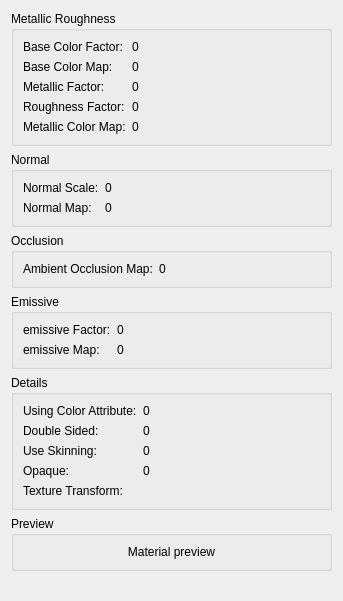
<?xml version="1.0" encoding="UTF-8"?>
<ui version="4.0">
 <class>MaterialWidget</class>
 <widget class="QWidget" name="MaterialWidget">
  <property name="geometry">
   <rect>
    <x>0</x>
    <y>0</y>
    <width>343</width>
    <height>601</height>
   </rect>
  </property>
  <property name="windowTitle">
   <string>Form</string>
  </property>
  <layout class="QVBoxLayout" name="verticalLayout" stretch="0,0,0,0,0,0,0">
   <item>
    <widget class="QGroupBox" name="metallicRoughnessGroupBox">
     <property name="title">
      <string>Metallic Roughness</string>
     </property>
     <layout class="QFormLayout" name="formLayout">
      <item row="0" column="0">
       <widget class="QLabel" name="Value">
        <property name="text">
         <string>Base Color Factor:</string>
        </property>
       </widget>
      </item>
      <item row="0" column="1">
       <widget class="QLabel" name="baseColorFactorValue">
        <property name="text">
         <string>0</string>
        </property>
       </widget>
      </item>
      <item row="1" column="0">
       <widget class="QLabel" name="baseColorMapLabel">
        <property name="text">
         <string>Base Color Map:</string>
        </property>
       </widget>
      </item>
      <item row="1" column="1">
       <widget class="QLabel" name="baseColorMapValue">
        <property name="text">
         <string>0</string>
        </property>
       </widget>
      </item>
      <item row="2" column="0">
       <widget class="QLabel" name="label_3">
        <property name="text">
         <string>Metallic Factor:</string>
        </property>
       </widget>
      </item>
      <item row="2" column="1">
       <widget class="QLabel" name="metallicFactorValue">
        <property name="text">
         <string>0</string>
        </property>
       </widget>
      </item>
      <item row="3" column="0">
       <widget class="QLabel" name="label_4">
        <property name="text">
         <string>Roughness Factor:</string>
        </property>
       </widget>
      </item>
      <item row="3" column="1">
       <widget class="QLabel" name="roughnessFactorValue">
        <property name="text">
         <string>0</string>
        </property>
       </widget>
      </item>
      <item row="4" column="0">
       <widget class="QLabel" name="MetallicColorMapLabel">
        <property name="text">
         <string>Metallic Color Map:</string>
        </property>
       </widget>
      </item>
      <item row="4" column="1">
       <widget class="QLabel" name="metallicColorMapValue">
        <property name="text">
         <string>0</string>
        </property>
       </widget>
      </item>
     </layout>
    </widget>
   </item>
   <item>
    <widget class="QGroupBox" name="normalGroupBox">
     <property name="title">
      <string>Normal</string>
     </property>
     <layout class="QFormLayout" name="formLayout_4">
      <item row="0" column="0">
       <widget class="QLabel" name="label_18">
        <property name="text">
         <string>Normal Scale:</string>
        </property>
       </widget>
      </item>
      <item row="0" column="1">
       <widget class="QLabel" name="normalScaleValue">
        <property name="text">
         <string>0</string>
        </property>
       </widget>
      </item>
      <item row="1" column="0">
       <widget class="QLabel" name="NormalMapLabel">
        <property name="text">
         <string>Normal Map:</string>
        </property>
       </widget>
      </item>
      <item row="1" column="1">
       <widget class="QLabel" name="normalMapValue">
        <property name="text">
         <string>0</string>
        </property>
       </widget>
      </item>
     </layout>
    </widget>
   </item>
   <item>
    <widget class="QGroupBox" name="occlusionGroupBox">
     <property name="title">
      <string>Occlusion</string>
     </property>
     <layout class="QFormLayout" name="formLayout_6">
      <item row="0" column="0">
       <widget class="QLabel" name="AmbientOcclusionMapLabel">
        <property name="text">
         <string>Ambient Occlusion Map:</string>
        </property>
       </widget>
      </item>
      <item row="0" column="1">
       <widget class="QLabel" name="ambientOcclusionMapValue">
        <property name="text">
         <string>0</string>
        </property>
       </widget>
      </item>
     </layout>
    </widget>
   </item>
   <item>
    <widget class="QGroupBox" name="emissiveGroupBox">
     <property name="title">
      <string>Emissive</string>
     </property>
     <layout class="QFormLayout" name="formLayout_7">
      <item row="0" column="0">
       <widget class="QLabel" name="label_21">
        <property name="text">
         <string>emissive Factor:</string>
        </property>
       </widget>
      </item>
      <item row="0" column="1">
       <widget class="QLabel" name="emissiveFactorValue">
        <property name="text">
         <string>0</string>
        </property>
       </widget>
      </item>
      <item row="1" column="0">
       <widget class="QLabel" name="emissiveMapLabel">
        <property name="text">
         <string>emissive Map:</string>
        </property>
       </widget>
      </item>
      <item row="1" column="1">
       <widget class="QLabel" name="emissiveMapValue">
        <property name="text">
         <string>0</string>
        </property>
       </widget>
      </item>
     </layout>
    </widget>
   </item>
   <item>
    <widget class="QGroupBox" name="detailsGroupBox">
     <property name="title">
      <string>Details</string>
     </property>
     <layout class="QFormLayout" name="formLayout_5">
      <item row="1" column="0">
       <widget class="QLabel" name="label_24">
        <property name="text">
         <string>Using Color Attribute:</string>
        </property>
       </widget>
      </item>
      <item row="1" column="1">
       <widget class="QLabel" name="useColorAttributeValue">
        <property name="text">
         <string>0</string>
        </property>
       </widget>
      </item>
      <item row="2" column="0">
       <widget class="QLabel" name="label_25">
        <property name="text">
         <string>Double Sided:</string>
        </property>
       </widget>
      </item>
      <item row="2" column="1">
       <widget class="QLabel" name="doubleSidedValue">
        <property name="text">
         <string>0</string>
        </property>
       </widget>
      </item>
      <item row="3" column="0">
       <widget class="QLabel" name="label_26">
        <property name="text">
         <string>Use Skinning:</string>
        </property>
       </widget>
      </item>
      <item row="3" column="1">
       <widget class="QLabel" name="useSkinningValue">
        <property name="text">
         <string>0</string>
        </property>
       </widget>
      </item>
      <item row="4" column="0">
       <widget class="QLabel" name="label_27">
        <property name="text">
         <string>Opaque:</string>
        </property>
       </widget>
      </item>
      <item row="4" column="1">
       <widget class="QLabel" name="opaqueValue">
        <property name="text">
         <string>0</string>
        </property>
       </widget>
      </item>
      <item row="5" column="0">
       <widget class="QLabel" name="label_23">
        <property name="text">
         <string>Texture Transform:</string>
        </property>
       </widget>
      </item>
      <item row="5" column="1">
       <widget class="MatrixLabel" name="textureTransformLabel" native="true"/>
      </item>
     </layout>
    </widget>
   </item>
   <item>
    <widget class="QGroupBox" name="groupBox">
     <property name="title">
      <string>Preview</string>
     </property>
     <layout class="QHBoxLayout" name="horizontalLayout_2" stretch="1">
      <item>
       <widget class="RenderedPreviewWidget" name="previewLabel">
        <property name="sizePolicy">
         <sizepolicy hsizetype="Expanding" vsizetype="Expanding">
          <horstretch>0</horstretch>
          <verstretch>0</verstretch>
         </sizepolicy>
        </property>
        <property name="text">
         <string>Material preview</string>
        </property>
        <property name="alignment">
         <set>Qt::AlignCenter</set>
        </property>
       </widget>
      </item>
     </layout>
    </widget>
   </item>
   <item>
    <spacer name="verticalSpacer">
     <property name="orientation">
      <enum>Qt::Vertical</enum>
     </property>
     <property name="sizeHint" stdset="0">
      <size>
       <width>20</width>
       <height>0</height>
      </size>
     </property>
    </spacer>
   </item>
  </layout>
 </widget>
 <customwidgets>
  <customwidget>
   <class>MatrixLabel</class>
   <extends>QWidget</extends>
   <header>materialwidget.h</header>
   <container>1</container>
  </customwidget>
  <customwidget>
   <class>RenderedPreviewWidget</class>
   <extends>QLabel</extends>
   <header>renderedpreviewwidget.h</header>
  </customwidget>
 </customwidgets>
 <resources/>
 <connections/>
</ui>
